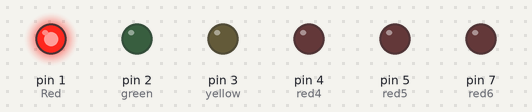
Simulated run of this sketch. Board: Arduino Uno, built with avr-gcc and run on an emulated ATmega328P. Parts: output pins drawn as LEDs (lit = HIGH).

Above: at 0.1 s.
At 2.1 s:
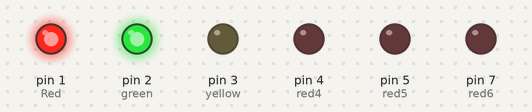
At 4.1 s:
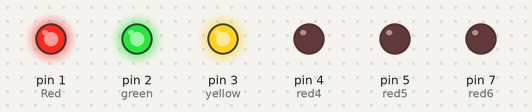
At 6.1 s:
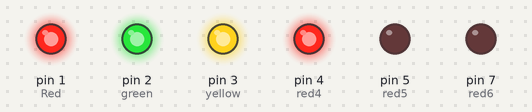
At 8.1 s:
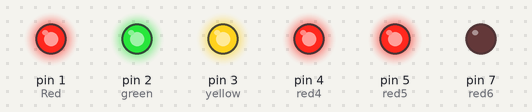
At 10.1 s:
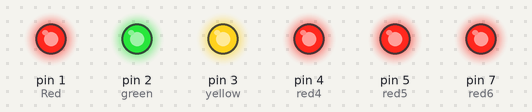
Timing chart, 0 to 11.6 s (numbered marks = the images above):
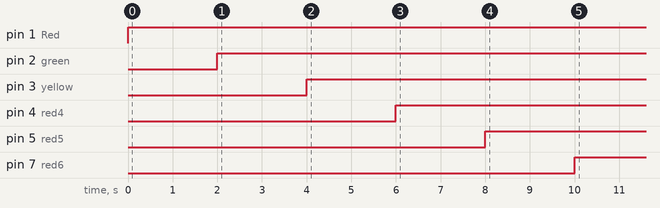

The sketch:

sketch_dec09abc.ino
```cpp
int Red = 1;
int yellow = 3;
int green = 2;
int red4  = 4;
int red5  = 5;
int red6  = 7;
void setup() {
  // put your setup code here, to run once:
pinMode(yellow,OUTPUT);
pinMode(green,OUTPUT);
pinMode(Red,OUTPUT);
pinMode(red4,OUTPUT);
pinMode(red5,OUTPUT);
pinMode(red6,OUTPUT);
}

void loop() {
  // put your main code here, to run repeatedly:
digitalWrite(Red,HIGH);
delay(1000);

delay(1000);
digitalWrite(green,HIGH);
delay(1000);

delay(1000);
  digitalWrite(yellow,HIGH);
delay(1000);

delay(1000);
digitalWrite(red4,HIGH);
delay(1000);

delay(1000);
digitalWrite(red5,HIGH);
delay(1000);

delay(1000);
digitalWrite(red6,HIGH);
delay(1000);

delay(1000);
}
```

Measured:
- by itself, pin 1 (Red): LOW → HIGH at 0.00 s
- by itself, pin 2 (green): LOW → HIGH at 2.0 s
- by itself, pin 3 (yellow): LOW → HIGH at 4.0 s
- by itself, pin 4 (red4): LOW → HIGH at 6.0 s
- by itself, pin 5 (red5): LOW → HIGH at 8.0 s
- by itself, pin 7 (red6): LOW → HIGH at 10.0 s
